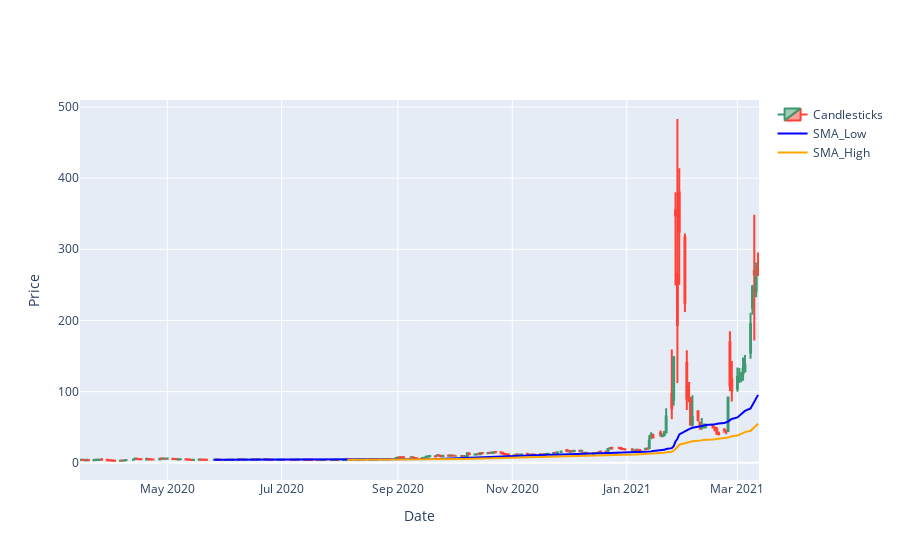

The cell this chart's notebook holds for it:
### Code cell
fig = go.Figure()
fig.add_trace(go.Candlestick(
    x=df.index,
    open=df['Open'],
    high=df['High'],
    low=df['Low'],
    close=df['Close'],
    name='Candlesticks'
))
fig.add_trace(go.Scatter(
    x=df.index,
    y=df['SMA_Low'],
    line=dict(color='blue'),
    name='SMA_Low'
))
fig.add_trace(go.Scatter(
    x=df.index,
    y=df['SMA_High'],
    line=dict(color='orange'),
    name='SMA_High'
))
fig.update_layout(
    xaxis_title='Date',
    yaxis_title='Price',
    xaxis_rangeslider_visible=False
)
fig.show()

### Figure 1 — Plotly figure (JSON) as saved in the notebook; plotly's stock layout.template omitted (floating-point values rounded to 4 significant figures; data arrays with more than 128 entries replaced by an {"elided": "..."} marker saying what was removed)
{"data": [{"close": {"elided": "251 float values"}, "high": {"elided": "251 float values"}, "low": {"elided": "251 float values"}, "name": "Candlesticks", "open": {"elided": "251 float values"}, "type": "candlestick", "x": {"elided": "251 str values"}}, {"line": {"color": "blue"}, "name": "SMA_Low", "type": "scatter", "x": {"elided": "251 str values"}, "y": {"elided": "251 float values"}}, {"line": {"color": "orange"}, "name": "SMA_High", "type": "scatter", "x": {"elided": "251 str values"}, "y": {"elided": "251 float values"}}], "layout": {"xaxis": {"rangeslider": {"visible": false}, "title": {"text": "Date"}}, "yaxis": {"title": {"text": "Price"}}}}
